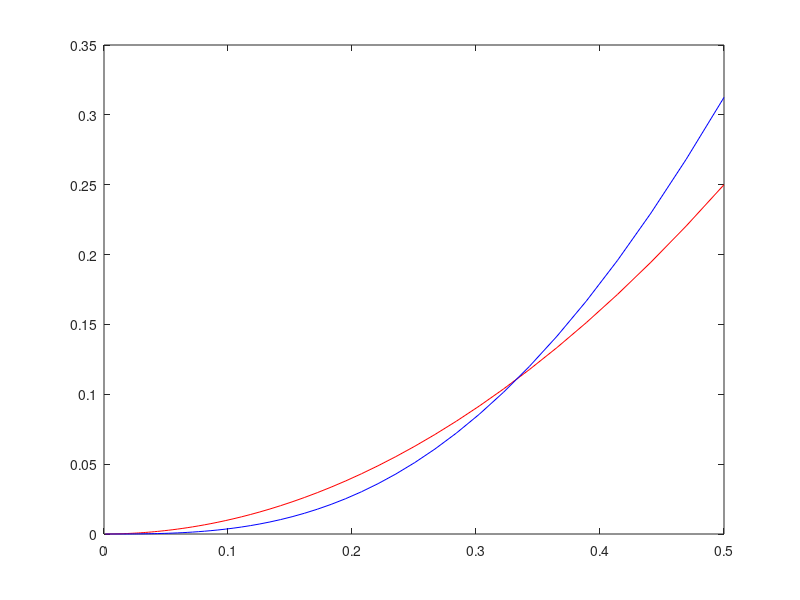

This figure's MATLAB source:
%
% Para o aviao de dois motores, a probabilidade de ele se despenhar é dada por:
%	p_a2 = nchoosek(n, k) * p^k * (1-p)^(n-k) , 
%		com k=2 (mais de metade dos motores), n=2 (nº de motores), p=p_falha do motor.
%
% Para o aviao de quatro motores, a probabilidade de ele se despenhar é dada por:
%	p_a4 = Somatorio(k=3 até n) [ nchoosek(n, k) * p^k * (1-p)^(n-k) ] , 
%		com k=3/4 (mais de metade dos motores), n=4 (nº de motores), p=p_falha do motor.
%

p = logspace(-3,log10(1/2),100);

% Avião de 2 motores 
n = 2;
k = 2;
p_a2 = nchoosek(n, k) * p.^k .* (1-p).^(n-k);

plot(p, p_a2, 'Color', [1 0 0]); % p_a2 - red
hold on;

% Avião de 4 motores
n = 4;
p_a4 = zeros(1, length(p));
for(k = 3 : 4)
	p_a4 += nchoosek(n, k) * p.^k .* (1-p).^(n-k);
end

plot(p, p_a4, 'Color', [0 0 1]); %p_a4 - blue
hold off;


%
% Supondo que a probabilidade de falha de motor é baixa ( < ~0.34), o aviao de 4 motores apresenta menor probabilidade de queda.
% Se a probabilidade de falha de motor é mais elevada ( > ~0.34), o aviao de 2 motores apresenta menor probabiliadade de queda.

